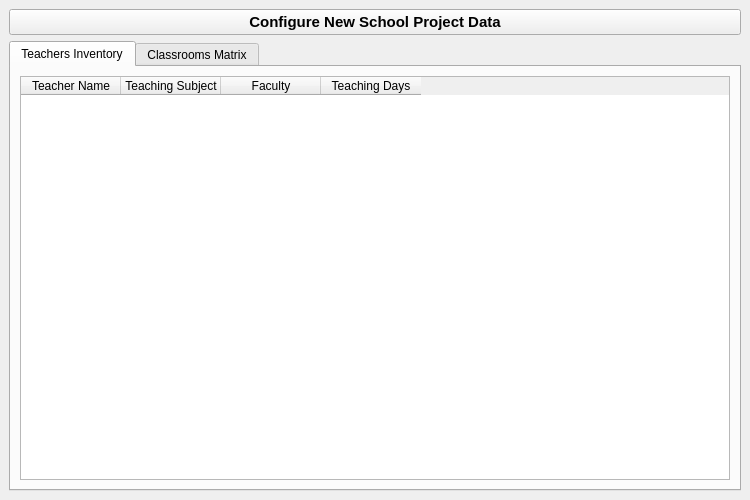
<?xml version="1.0" encoding="UTF-8"?>
<ui version="4.0">
 <class>MainWindow</class>
 <widget class="QMainWindow" name="MainWindow">
  <property name="geometry">
   <rect>
    <x>0</x>
    <y>0</y>
    <width>750</width>
    <height>500</height>
   </rect>
  </property>
  <property name="windowTitle">
   <string>School Management Project Workspace</string>
  </property>
  <widget class="QWidget" name="centralwidget">
   <layout class="QVBoxLayout" name="verticalLayout">
    <item>
     <widget class="QPushButton" name="setupButton">
      <property name="font">
       <font>
        <pointsize>11</pointsize>
        <bold>true</bold>
       </font>
      </property>
      <property name="text">
       <string>Configure New School Project Data</string>
      </property>
     </widget>
    </item>
    <item>
     <widget class="QTabWidget" name="tabWidget">
      <property name="currentIndex">
       <number>0</number>
      </property>
      <widget class="QWidget" name="teacherTab">
       <attribute name="title">
        <string>Teachers Inventory</string>
       </attribute>
       <layout class="QVBoxLayout" name="verticalLayout_2">
        <item>
         <widget class="QTableWidget" name="teacherTable">
          <column>
           <property name="text">
            <string>Teacher Name</string>
           </property>
          </column>
          <column>
           <property name="text">
            <string>Teaching Subject</string>
           </property>
          </column>
          <column>
           <property name="text">
            <string>Faculty</string>
           </property>
          </column>
          <column>
           <property name="text">
            <string>Teaching Days</string>
           </property>
          </column>
         </widget>
        </item>
       </layout>
      </widget>
      <widget class="QWidget" name="classroomTab">
       <attribute name="title">
        <string>Classrooms Matrix</string>
       </attribute>
       <layout class="QVBoxLayout" name="verticalLayout_3">
        <item>
         <widget class="QTableWidget" name="classroomTable">
          <column>
           <property name="text">
            <string>Classroom Name</string>
           </property>
          </column>
          <column>
           <property name="text">
            <string>Location/Block</string>
           </property>
          </column>
         </widget>
        </item>
       </layout>
      </widget>
     </widget>
    </item>
   </layout>
  </widget>
 </widget>
 <resources/>
 <connections/>
</ui>
